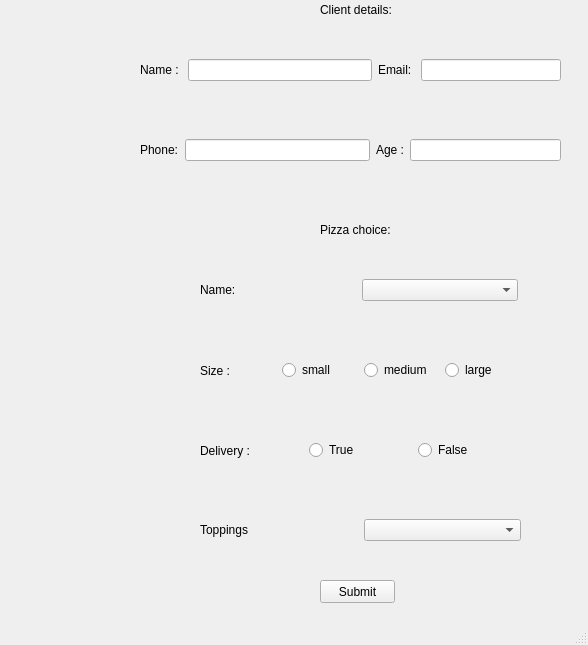
<?xml version="1.0" encoding="UTF-8"?>
<ui version="4.0">
 <class>MainWindow</class>
 <widget class="QMainWindow" name="MainWindow">
  <property name="geometry">
   <rect>
    <x>0</x>
    <y>0</y>
    <width>588</width>
    <height>645</height>
   </rect>
  </property>
  <property name="windowTitle">
   <string>MainWindow</string>
  </property>
  <widget class="QWidget" name="centralwidget">
   <widget class="QLabel" name="label_5">
    <property name="geometry">
     <rect>
      <x>320</x>
      <y>220</y>
      <width>71</width>
      <height>20</height>
     </rect>
    </property>
    <property name="text">
     <string>Pizza choice:</string>
    </property>
   </widget>
   <widget class="QWidget" name="verticalLayoutWidget">
    <property name="geometry">
     <rect>
      <x>140</x>
      <y>30</y>
      <width>421</width>
      <height>80</height>
     </rect>
    </property>
    <layout class="QVBoxLayout" name="verticalLayout">
     <item>
      <layout class="QHBoxLayout" name="horizontalLayout_3">
       <item>
        <widget class="QLabel" name="label">
         <property name="text">
          <string>Name : </string>
         </property>
        </widget>
       </item>
       <item>
        <widget class="QLineEdit" name="lineEdit"/>
       </item>
       <item>
        <layout class="QHBoxLayout" name="horizontalLayout_4">
         <item>
          <widget class="QLabel" name="label_3">
           <property name="text">
            <string>Email: </string>
           </property>
          </widget>
         </item>
         <item>
          <widget class="QLineEdit" name="lineEdit_2"/>
         </item>
        </layout>
       </item>
      </layout>
     </item>
    </layout>
   </widget>
   <widget class="QWidget" name="verticalLayoutWidget_2">
    <property name="geometry">
     <rect>
      <x>140</x>
      <y>110</y>
      <width>421</width>
      <height>80</height>
     </rect>
    </property>
    <layout class="QVBoxLayout" name="verticalLayout_2">
     <item>
      <layout class="QHBoxLayout" name="horizontalLayout_5">
       <item>
        <widget class="QLabel" name="label_2">
         <property name="text">
          <string>Phone:</string>
         </property>
        </widget>
       </item>
       <item>
        <widget class="QLineEdit" name="lineEdit_3"/>
       </item>
       <item>
        <layout class="QHBoxLayout" name="horizontalLayout_6">
         <item>
          <widget class="QLabel" name="label_4">
           <property name="text">
            <string>Age :</string>
           </property>
          </widget>
         </item>
         <item>
          <widget class="QLineEdit" name="lineEdit_4"/>
         </item>
        </layout>
       </item>
      </layout>
     </item>
    </layout>
   </widget>
   <widget class="QWidget" name="verticalLayoutWidget_3">
    <property name="geometry">
     <rect>
      <x>200</x>
      <y>250</y>
      <width>318</width>
      <height>80</height>
     </rect>
    </property>
    <layout class="QVBoxLayout" name="verticalLayout_3">
     <item>
      <layout class="QHBoxLayout" name="horizontalLayout_8">
       <item>
        <widget class="QLabel" name="label_7">
         <property name="text">
          <string>Name:</string>
         </property>
        </widget>
       </item>
       <item>
        <widget class="QComboBox" name="comboBox"/>
       </item>
      </layout>
     </item>
    </layout>
   </widget>
   <widget class="QWidget" name="horizontalLayoutWidget">
    <property name="geometry">
     <rect>
      <x>200</x>
      <y>330</y>
      <width>321</width>
      <height>81</height>
     </rect>
    </property>
    <layout class="QHBoxLayout" name="horizontalLayout_7">
     <item>
      <widget class="QLabel" name="label_6">
       <property name="text">
        <string>Size : </string>
       </property>
      </widget>
     </item>
     <item>
      <widget class="QRadioButton" name="radioButton">
       <property name="text">
        <string>small</string>
       </property>
      </widget>
     </item>
     <item>
      <widget class="QRadioButton" name="radioButton_2">
       <property name="text">
        <string>medium</string>
       </property>
      </widget>
     </item>
     <item>
      <widget class="QRadioButton" name="radioButton_3">
       <property name="text">
        <string>large</string>
       </property>
      </widget>
     </item>
    </layout>
   </widget>
   <widget class="QWidget" name="horizontalLayoutWidget_3">
    <property name="geometry">
     <rect>
      <x>200</x>
      <y>410</y>
      <width>321</width>
      <height>81</height>
     </rect>
    </property>
    <layout class="QHBoxLayout" name="horizontalLayout_9">
     <item>
      <widget class="QLabel" name="label_8">
       <property name="text">
        <string>Delivery : </string>
       </property>
      </widget>
     </item>
     <item>
      <widget class="QRadioButton" name="radioButton_4">
       <property name="text">
        <string>True</string>
       </property>
      </widget>
     </item>
     <item>
      <widget class="QRadioButton" name="radioButton_5">
       <property name="text">
        <string>False</string>
       </property>
      </widget>
     </item>
    </layout>
   </widget>
   <widget class="QWidget" name="horizontalLayoutWidget_4">
    <property name="geometry">
     <rect>
      <x>200</x>
      <y>490</y>
      <width>321</width>
      <height>80</height>
     </rect>
    </property>
    <layout class="QHBoxLayout" name="horizontalLayout_10">
     <item>
      <widget class="QLabel" name="label_9">
       <property name="text">
        <string>Toppings</string>
       </property>
      </widget>
     </item>
     <item>
      <widget class="QComboBox" name="comboBox_2"/>
     </item>
    </layout>
   </widget>
   <widget class="QPushButton" name="submitButton">
    <property name="geometry">
     <rect>
      <x>320</x>
      <y>580</y>
      <width>75</width>
      <height>23</height>
     </rect>
    </property>
    <property name="text">
     <string>Submit</string>
    </property>
   </widget>
   <widget class="QLabel" name="label_10">
    <property name="geometry">
     <rect>
      <x>320</x>
      <y>0</y>
      <width>71</width>
      <height>20</height>
     </rect>
    </property>
    <property name="text">
     <string>Client details:</string>
    </property>
   </widget>
  </widget>
  <widget class="QMenuBar" name="menubar">
   <property name="geometry">
    <rect>
     <x>0</x>
     <y>0</y>
     <width>588</width>
     <height>22</height>
    </rect>
   </property>
  </widget>
  <widget class="QStatusBar" name="statusbar"/>
 </widget>
 <resources/>
 <connections/>
</ui>
